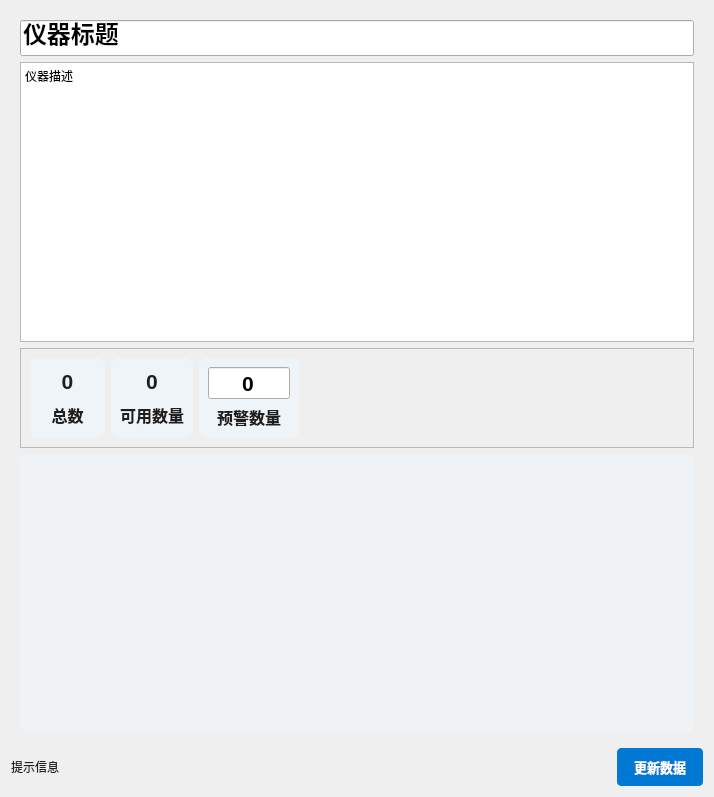
<?xml version="1.0" encoding="UTF-8"?>
<ui version="4.0">
 <class>view::EquipmentClass::EquipmentClassDetail</class>
 <widget class="QWidget" name="view::EquipmentClass::EquipmentClassDetail">
  <property name="geometry">
   <rect>
    <x>0</x>
    <y>0</y>
    <width>714</width>
    <height>797</height>
   </rect>
  </property>
  <property name="windowTitle">
   <string>EquipmentClassDetail</string>
  </property>
  <property name="styleSheet">
   <string notr="true">/* ---- 整体页面 ---- */
QWidget#view--EquipmentClass--EquipmentClassDetail {
    background-color: transparent;
}

/* ---- 主要内容框架 (设为透明，让子控件决定背景) ---- */
QFrame#frame {
    background-color: transparent;
    border: none;
}

/* =================================================================== */
/* ---- 可编辑的标题/文本区域 (伪标签样式) ---- (本次更新核心) ---- */
/* =================================================================== */
/* targeting all three editable fields */
QLineEdit#EquName,
QTextEdit#EquDescription,
QLineEdit[objectName=&quot;lineEdit&quot;] {
    /* 平时状态: 像一个标签, 背景透明, 只有一层看不见的边框占位 */
    background-color: transparent;
    border: 1px solid transparent; /* 关键: 边框设为透明, 为聚焦时留出位置, 防止布局抖动 */
    border-radius: 4px;            /* 为悬停和聚焦的背景效果准备圆角 */
    padding: 2px;                  /* 细微的内边距, 让文本不贴边 */
    color: #1F1F1F;
}

/* 鼠标悬停状态: 出现淡淡的背景, 提示用户这里可以交互 */
QLineEdit#EquName:hover,
QTextEdit#EquDescription:hover,
QLineEdit[objectName=&quot;lineEdit&quot;]:hover {
    background-color: rgba(200, 216, 230, 100); /* 淡淡的、半透明的灰色背景 */
}

/* 鼠标点击(聚焦)状态: 出现清晰的边框, 明确表示正在编辑 */
QLineEdit#EquName:focus,
QTextEdit#EquDescription:focus,
QLineEdit[objectName=&quot;lineEdit&quot;]:focus {
    background-color: rgba(239, 246, 252, 100); /* 使用一个更清晰的淡蓝色背景 */
    border: 1px solid #A6CFFF;                 /* 显示一个柔和的蓝色边框 */
}


/* ---- 数据信息卡片 (半透明区域) ---- */
QFrame#frame_3, QFrame#frame_4, QFrame#frame_5 {
    background-color: rgba(239, 246, 252, 180);
    border-radius: 8px;
}

/* ---- 仪器列表 (半透明区域) ---- */
QListWidget#listWidget {
    background-color: rgba(239, 246, 252, 120);
    border-radius: 8px;
    border: none;
    padding: 4px;
}

/* 列表项样式 */
QListWidget::item {
    background-color: transparent;
    padding: 6px;
}
/* 列表项悬浮效果 */
QListWidget::item:hover {
    background-color: rgba(220, 235, 250, 180);
    border-radius: 4px;
}
/* 列表项选中效果 */
QListWidget::item:selected {
    background-color: rgba(200, 225, 245, 220);
    color: #1F1F1F;
    border-radius: 4px;
}

/* ---- 所有标签控件 ---- */
QLabel {
    background-color: transparent;
    color: #1F1F1F;
    font-family: &quot;Microsoft YaHei UI&quot;;
}

/* ---- 全局滚动条美化 ---- */
QScrollBar:vertical {
    border: none;
    background: transparent;
    width: 8px;
    margin: 0px;
}

QScrollBar::handle:vertical {
    background: #D0D0D0;
    border-radius: 4px;
    min-height: 25px;
}

QScrollBar::handle:vertical:hover {
    background: #A0A0A0;
}

QScrollBar::add-line:vertical, QScrollBar::sub-line:vertical {
    height: 0px;
}

QScrollBar::add-page:vertical, QScrollBar::sub-page:vertical {
    background: none;
}</string>
  </property>
  <layout class="QVBoxLayout" name="verticalLayout_4">
   <item>
    <widget class="QFrame" name="frame">
     <property name="frameShape">
      <enum>QFrame::Shape::StyledPanel</enum>
     </property>
     <property name="frameShadow">
      <enum>QFrame::Shadow::Raised</enum>
     </property>
     <layout class="QVBoxLayout" name="verticalLayout_3">
      <item>
       <widget class="QLineEdit" name="EquName">
        <property name="font">
         <font>
          <pointsize>18</pointsize>
          <bold>true</bold>
         </font>
        </property>
        <property name="text">
         <string>仪器标题</string>
        </property>
       </widget>
      </item>
      <item>
       <widget class="QTextEdit" name="EquDescription">
        <property name="html">
         <string>&lt;!DOCTYPE HTML PUBLIC &quot;-//W3C//DTD HTML 4.0//EN&quot; &quot;http://www.w3.org/TR/REC-html40/strict.dtd&quot;&gt;
&lt;html&gt;&lt;head&gt;&lt;meta name=&quot;qrichtext&quot; content=&quot;1&quot; /&gt;&lt;meta charset=&quot;utf-8&quot; /&gt;&lt;style type=&quot;text/css&quot;&gt;
p, li { white-space: pre-wrap; }
hr { height: 1px; border-width: 0; }
li.unchecked::marker { content: &quot;\2610&quot;; }
li.checked::marker { content: &quot;\2612&quot;; }
&lt;/style&gt;&lt;/head&gt;&lt;body style=&quot; font-family:'Microsoft YaHei UI'; font-size:9pt; font-weight:400; font-style:normal;&quot;&gt;
&lt;p style=&quot; margin-top:0px; margin-bottom:0px; margin-left:0px; margin-right:0px; -qt-block-indent:0; text-indent:0px;&quot;&gt;仪器描述&lt;/p&gt;&lt;/body&gt;&lt;/html&gt;</string>
        </property>
       </widget>
      </item>
      <item>
       <layout class="QHBoxLayout" name="horizontalLayout_2">
        <item>
         <widget class="QFrame" name="frame_2">
          <property name="minimumSize">
           <size>
            <width>300</width>
            <height>75</height>
           </size>
          </property>
          <property name="maximumSize">
           <size>
            <width>16777215</width>
            <height>100</height>
           </size>
          </property>
          <property name="frameShape">
           <enum>QFrame::Shape::StyledPanel</enum>
          </property>
          <property name="frameShadow">
           <enum>QFrame::Shadow::Raised</enum>
          </property>
          <layout class="QHBoxLayout" name="horizontalLayout">
           <item>
            <widget class="QFrame" name="frame_3">
             <property name="minimumSize">
              <size>
               <width>75</width>
               <height>0</height>
              </size>
             </property>
             <property name="maximumSize">
              <size>
               <width>100</width>
               <height>16777215</height>
              </size>
             </property>
             <property name="frameShape">
              <enum>QFrame::Shape::StyledPanel</enum>
             </property>
             <property name="frameShadow">
              <enum>QFrame::Shadow::Raised</enum>
             </property>
             <layout class="QVBoxLayout" name="verticalLayout_2">
              <item>
               <layout class="QVBoxLayout" name="verticalLayout">
                <item>
                 <widget class="QLabel" name="TotalNum">
                  <property name="font">
                   <font>
                    <family>Microsoft YaHei UI</family>
                    <pointsize>16</pointsize>
                    <bold>true</bold>
                   </font>
                  </property>
                  <property name="text">
                   <string>0</string>
                  </property>
                  <property name="alignment">
                   <set>Qt::AlignmentFlag::AlignCenter</set>
                  </property>
                 </widget>
                </item>
                <item>
                 <widget class="QLabel" name="label_4">
                  <property name="font">
                   <font>
                    <family>Microsoft YaHei UI</family>
                    <pointsize>12</pointsize>
                    <bold>true</bold>
                   </font>
                  </property>
                  <property name="text">
                   <string>总数</string>
                  </property>
                  <property name="alignment">
                   <set>Qt::AlignmentFlag::AlignCenter</set>
                  </property>
                 </widget>
                </item>
               </layout>
              </item>
             </layout>
            </widget>
           </item>
           <item>
            <widget class="QFrame" name="frame_4">
             <property name="minimumSize">
              <size>
               <width>75</width>
               <height>0</height>
              </size>
             </property>
             <property name="maximumSize">
              <size>
               <width>100</width>
               <height>16777215</height>
              </size>
             </property>
             <property name="frameShape">
              <enum>QFrame::Shape::StyledPanel</enum>
             </property>
             <property name="frameShadow">
              <enum>QFrame::Shadow::Raised</enum>
             </property>
             <layout class="QVBoxLayout" name="verticalLayout_5">
              <item>
               <layout class="QVBoxLayout" name="verticalLayout_6">
                <item>
                 <widget class="QLabel" name="UsableNum">
                  <property name="font">
                   <font>
                    <family>Microsoft YaHei UI</family>
                    <pointsize>16</pointsize>
                    <bold>true</bold>
                   </font>
                  </property>
                  <property name="text">
                   <string>0</string>
                  </property>
                  <property name="alignment">
                   <set>Qt::AlignmentFlag::AlignCenter</set>
                  </property>
                 </widget>
                </item>
                <item>
                 <widget class="QLabel" name="label_6">
                  <property name="font">
                   <font>
                    <family>Microsoft YaHei UI</family>
                    <pointsize>12</pointsize>
                    <bold>true</bold>
                   </font>
                  </property>
                  <property name="text">
                   <string>可用数量</string>
                  </property>
                  <property name="alignment">
                   <set>Qt::AlignmentFlag::AlignCenter</set>
                  </property>
                 </widget>
                </item>
               </layout>
              </item>
             </layout>
            </widget>
           </item>
           <item>
            <widget class="QFrame" name="frame_5">
             <property name="minimumSize">
              <size>
               <width>75</width>
               <height>0</height>
              </size>
             </property>
             <property name="maximumSize">
              <size>
               <width>100</width>
               <height>16777215</height>
              </size>
             </property>
             <property name="frameShape">
              <enum>QFrame::Shape::StyledPanel</enum>
             </property>
             <property name="frameShadow">
              <enum>QFrame::Shadow::Raised</enum>
             </property>
             <layout class="QVBoxLayout" name="verticalLayout_7">
              <item>
               <layout class="QVBoxLayout" name="verticalLayout_8">
                <item>
                 <widget class="QLineEdit" name="lineEdit">
                  <property name="font">
                   <font>
                    <pointsize>16</pointsize>
                    <bold>true</bold>
                   </font>
                  </property>
                  <property name="text">
                   <string>0</string>
                  </property>
                  <property name="alignment">
                   <set>Qt::AlignmentFlag::AlignCenter</set>
                  </property>
                 </widget>
                </item>
                <item>
                 <widget class="QLabel" name="AlarmNum">
                  <property name="font">
                   <font>
                    <family>Microsoft YaHei UI</family>
                    <pointsize>12</pointsize>
                    <bold>true</bold>
                   </font>
                  </property>
                  <property name="text">
                   <string>预警数量</string>
                  </property>
                  <property name="alignment">
                   <set>Qt::AlignmentFlag::AlignCenter</set>
                  </property>
                 </widget>
                </item>
               </layout>
              </item>
             </layout>
            </widget>
           </item>
           <item>
            <spacer name="horizontalSpacer">
             <property name="orientation">
              <enum>Qt::Orientation::Horizontal</enum>
             </property>
             <property name="sizeHint" stdset="0">
              <size>
               <width>40</width>
               <height>20</height>
              </size>
             </property>
            </spacer>
           </item>
          </layout>
         </widget>
        </item>
       </layout>
      </item>
      <item>
       <widget class="QListWidget" name="listWidget"/>
      </item>
     </layout>
    </widget>
   </item>
   <item>
    <layout class="QHBoxLayout" name="horizontalLayout_3">
     <item>
      <widget class="QLabel" name="message">
       <property name="enabled">
        <bool>true</bool>
       </property>
       <property name="text">
        <string>提示信息</string>
       </property>
      </widget>
     </item>
     <item>
      <spacer name="horizontalSpacer_2">
       <property name="orientation">
        <enum>Qt::Orientation::Horizontal</enum>
       </property>
       <property name="sizeHint" stdset="0">
        <size>
         <width>40</width>
         <height>20</height>
        </size>
       </property>
      </spacer>
     </item>
     <item>
      <widget class="QPushButton" name="UpdateButton">
       <property name="styleSheet">
        <string notr="true">/* 核心是柔和的色彩、更精细的圆角和边框 */
QPushButton#UpdateButton {
    background-color: #0078D4; /* Win11 标志性的蓝色 */
    color: white;
    /* 边框与背景同色，用于占位和过渡，使其看起来无边框但有形体 */
    border: 1px solid #0078D4; 
    border-radius: 4px;        /* Win11 风格的精细圆角 (通常是 4px 或 6px) */
    padding: 8px 16px;
    /* 优先使用 Win11 默认英文字体, 中文回退到雅黑 */
    font-family: &quot;Segoe UI Variable&quot;, &quot;Microsoft YaHei UI&quot;;
    font-weight: 600; /* 使用 Semi-bold，字体效果更接近Win11原生 */
    font-size: 10pt;
}

/* ---- 更新按钮 - Win11 风格 (鼠标悬停) ---- */
/* 悬停时，背景和边框会有一个微妙的提亮效果 */
QPushButton#UpdateButton:hover {
    background-color: #1185E5;
    border-color: #1185E5;
}

/* ---- 更新按钮 - Win11 风格 (鼠标按下) ---- */
/* 按下时，背景和边框变暗，模拟按下的深度感 */
QPushButton#UpdateButton:pressed {
    background-color: #006ABC;
    border-color: #006ABC;
    color: rgba(255, 255, 255, 0.9); /* 文字也略微变暗，增加真实感 */
}

/* ---- 更新按钮 - Win11 风格 (不可点击) ---- */
/* 采用非常低调的灰色，与系统禁用控件的风格统一 */
QPushButton#UpdateButton:disabled {
    background-color: #F0F0F0;
    color: #A3A3A3;
    border: 1px solid #E5E5E5;
}</string>
       </property>
       <property name="text">
        <string>更新数据</string>
       </property>
      </widget>
     </item>
    </layout>
   </item>
  </layout>
 </widget>
 <resources/>
 <connections/>
</ui>
